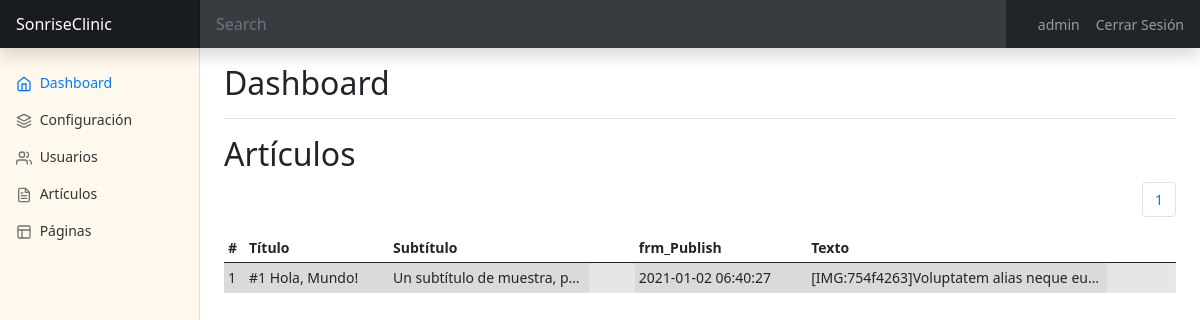
The app's page /admin.php?section=articles (signed in) with its own data.
### tables this page shows
CREATE TABLE `config` (
  `id` int(9) NOT NULL,
  `type` varchar(10) NOT NULL,
  `label` varchar(25) NOT NULL,
  `value` varchar(255) NOT NULL
);

CREATE TABLE `articles` (
  `id` int(9) NOT NULL,
  `title` varchar(255) NOT NULL,
  `subtitle` varchar(255) NOT NULL,
  `text` text NOT NULL,
  `date_created` datetime NOT NULL DEFAULT current_timestamp(),
  `date_published` datetime DEFAULT NULL,
  `date_modifiqued` datetime DEFAULT NULL,
  `enabled` tinyint(1) NOT NULL,
  `author` int(11) NOT NULL
);

### includes/sessions.php (called while the page is built, shortened)
<?php
if (isset($_SESSION['lang'])){
    $lang = $_SESSION['lang'];
}else{
    $lang = null;
}

### includes/class.data.php (called while the page is built, shortened)
<?php
class DataBase
{
    var $connection;
    public function __construct()
    {
        if (DB_PASS == NULL)
            $this->connection = mysqli_connect(DB_SERVER, DB_USER, DB_NAME);
        else
            $this->connection = mysqli_connect(DB_SERVER, DB_USER, DB_PASS, DB_NAME);
        return true;
    }
    public function send($sql, $type = 'ARRAY')
    {
        $result = mysqli_query($this->connection, $sql) or die(mysqli_error($this->connection));
        $return = array();
        if ($type == 'ARRAY')
            while (($return[] = mysqli_fetch_array($result))) {
            } else
            while (($return[] = mysqli_fetch_assoc($result))) {
            }
        if (count($return) > 1)
            unset($return[count($return) - 1]);
        else
            $return = FALSE;
        return $return;
    }
    public function select($table, $where, $type = 'ARRAY')
    {
        $sql = "SELECT * FROM " . $table . " WHERE " . $where;
        $result = mysqli_query($this->connection, $sql);
        $return = array();
        if ($type == 'ARRAY')
            while (($return[] = mysqli_fetch_array($result))) {
            } else
            while (($return[] = mysqli_fetch_assoc($result))) {
            }
        if (count($return) > 1)
            unset($return[count($return) - 1]);
        else
            $return = FALSE;
        return $return;
    }
}

### lang/es.php (called while the page is built)
<?php
$texts = array(
  'app_Title' => "SonriseClinic",
  'mn_Home' => "Inicio",
  'mn_News' => "Novedades",
  'mn_Categories' => "Categorías",
  'mn_Meeting' => "Gestión de Citas",
  'mn_Chat' => "Chat Interno",
  'mn_Speciality' => "Especialidades",
  'mn_Login' => "Iniciar Sesión",
  'mn_Logout' => "Cerrar Sesión",
  'mn_Admin' => "Panel de Control",
  'mn_Cites' => "Mis citas",
  'frm_Email' => "Dirección de correo electrónico",
  'frm_Pass' => "Clave",
  'frm_Send' => "Enviar",
  'frm_Remember' => "Recordar sesión",
  'frm_Name' => "Nick",
  'frm_FirstName' => "Nombre",
  'frm_LastName' => "Apellidos",
  'frm_Roles' => "Rol",
  'frm_Type' => "Grupo",
  'frm_Label' => "Etiqueta",
  'frm_Value' => "Valor",
  'frm_Title' => "Título",
  'frm_Subtitle' => "Subtítulo",
  'frm_Text' => "Texto",
  'btn_Update' => "Actualizar",
  'btn_Deleted' => "Eliminar",
  'btn_Ok' => "Aceptar",
  'btn_Close' => "Cerrar",
  'Learn_more' => 'Leer Más',
  'sect_users' => "Usuarios",
  'sect_settings' => "Configuración",
  'sect_categories' => "Categorías",
  'sect_articles' => "Artículos",
  'sect_pages' => "Páginas",
  'modal_title_confirm' => "Confirme opción",
  'modal_text_confirm' => "Esta opción no es posible deshacerla. Si realmente está seguro/a pulse en 'Aceptar'",
  'err_NotAutenticates' => "Usuario no registrado",
);

### includes/functions.php (called while the page is built, shortened)
<?php
function __($str, $lang = null){
  if (file_exists('lang/'.$lang.'.php')):
    if ( isset($texts[$str]) ){
      $str = $texts[$str];
    }
  endif;
  return $str;
}

### admin/pagination.php (called while the page is built, shortened)
<?php
$maxRow = 5;
  $page = false;
  if (!$page) {
    $start = 0;
    $page = 1;
  } else {
    $start = ($page - 1) * $maxRow;
  }
?>

### admin/articles.php (the view, shortened to what this page needs)
<?php
  include "admin/pagination.php";
  $row = $db->send("SELECT Count(*) as total FROM articles;");
  $numResult = $row[0]['total'];
  $total_pages = ceil($numResult / $maxRow);
  $records = $db->select("articles", "1 = 1 ORDER BY id ASC LIMIT ".$start.", ".$maxRow);
?>
<h2><?=__('sect_articles',$lang)?></h2>
<div class="table-responsive">
  <nav aria-label="Page navigation example">
    <ul class="pagination justify-content-end">
      <?php if ($total_pages >= 1) {
        if ($page != 1) {?>
        <?php }
        for ($i=1;$i<=$total_pages;$i++) {
          if ($page == $i) {?>
            <li class="page-item"><a class="page-link" href="#"><?=$i?></a></li>
          <?php } else { ?>
            <li class="page-item"><a class="page-link" href="admin.php?section=articles&page=<?=$i?>"><?=$i?></a></li>
          <?php }
        }
        if ($page != $total_pages) { ?>
        <?php }
      }?>
    </ul>
  </nav>
  <table class="table table-striped table-sm table-hover">
    <thead>
      <tr>
        <th>#</th>
        <th><?=__('frm_Title',$lang)?></th>
        <th id="subtitle"><?=__('frm_Subtitle',$lang)?></th>
        <th><?=__('frm_Publish',$lang)?></th>
        <th><?=__('frm_Text',$lang)?></th>
      </tr>
    </thead>
    <tbody>
        <?php if(!empty($records)):
          foreach($records as $record):
            if(isset($_GET['edit']) && $record['id']==$_GET['edit']):
              $class = " fw-bold";
            else:
              $class = "";
            endif;
          ?>
            <tr class="tbl-h<?=$class?>" onclick="window.location='admin.php?section=articles&page=<?=($page)?>&edit=<?=$record['id']?>';" style="background-color: rgba(0, 0, 0, 0.05); background-image:linear-gradient(var(--bs-table-accent-bg),var(--bs-table-accent-bg))">
                <td><?=$record["id"]?></td>
                <td><?=$record["title"]?></td>
                <td class="d-inline-block text-truncate" style="max-width: 200px"><?=$record["subtitle"]?></td>
                <td><?=$record["date_published"]?></td>
                <td class="d-inline-block text-truncate" style="max-width: 300px"><?=strip_tags($record["text"])?></td>
            </tr>
        <?php
          endforeach;
        endif;?>
        </tbody>
    </table>
</div>

### admin.php (shortened to what this page needs)
<?php
include ("includes/functions.php");
include ("includes/sessions.php");
if(isset($_GET["section"])):
  $adm_pag = $_GET["section"];
else:
  $adm_pag = "dashboard";
endif;
$db = new DataBase(DB_SERVER, DB_USER, DB_PASS, DB_NAME, 1);
$param = $db->send("SELECT * FROM config;");
?>
<!DOCTYPE html>
<html lang="<?=$lang?>">
<?php require "admin/head.php";?>
<body>
  <header class="navbar navbar-dark sticky-top bg-dark flex-md-nowrap p-0 shadow">
    <a class="navbar-brand col-md-3 col-lg-2 me-0 px-3" href="index.php"><?=$param[0]["value"]?></a>
    <input class="form-control form-control-dark w-100" type="text" placeholder="Search" aria-label="Search">
    <ul class="navbar-nav px-3" style="flex-direction: row;">
      <li class="nav-item text-nowrap">
        <a class="nav-link mx-3" href="#"><?=$_SESSION['name']?></a>
      </li>
      <li class="nav-item text-nowrap">
        <a class="nav-link" href="logout.php"><?=__('mn_Logout', $lang)?></a>
      </li>
    </ul>
  </header>
  <div class="container-fluid">
    <div class="row">
      <nav id="sidebarMenu" class="col-md-3 col-lg-2 d-md-block bg-light sidebar collapse">
        <div class="position-sticky pt-3">
          <ul class="nav flex-column">
            <li class="nav-item">
              <a class="nav-link active" aria-current="page" href="admin.php">
                <span data-feather="home"></span>
                Dashboard
              </a>
            </li>
            <li class="nav-item">
              <a class="nav-link" href="admin.php?section=settings">
                <span data-feather="layers"></span>
                <?=__('sect_settings',$lang)?>
              </a>
            </li>
            <li class="nav-item">
              <a class="nav-link" href="admin.php?section=users">
                <span data-feather="users"></span>
                <?=__('sect_users',$lang)?>
              </a>
            </li>
            <li class="nav-item">
              <a class="nav-link" href="admin.php?section=articles">
                <span data-feather="file-text"></span>
                <?=__('sect_articles',$lang)?>
              </a>
            </li>
            <li class="nav-item">
              <a class="nav-link" href="admin.php?section=pages">
                <span data-feather="layout"></span>
                <?=__('sect_pages',$lang)?>
              </a>
            </li>
          </ul>
        </div>
      </nav>
      <main class="col-md-9 ms-sm-auto col-lg-10 px-md-4" style="margin-left:219px">
        <div
          class="d-flex justify-content-between flex-wrap flex-md-nowrap align-items-center pt-3 pb-2 mb-3 border-bottom">
          <h1 class="h2">Dashboard</h1>
        </div>
        <?php
                    switch($adm_pag):
                      case("articles"):
                        include "admin/articles.php";
                        break;
                    endswitch;
                    ?>
      </main>
    </div>
  </div>
</body>
</html>

### css/styles.css (style rules this page uses)
.bg-light { background-color: #FFF9ED !important; }

### css/dashboard.css (style rules this page uses)
body { font-size: .875rem; }
.feather { width: 16px; height: 16px; vertical-align: text-bottom; }
.sidebar { position: fixed; top: 0; bottom: 0; left: 0; z-index: 100; padding: 48px 0 0; box-shadow: inset -1px 0 0 rgba(0, 0, 0, .1); }
.sidebar .nav-link { font-weight: 500; color: #333; }
.sidebar .nav-link .feather { margin-right: 4px; color: #727272; }
.sidebar .nav-link.active { color: #007bff; }
.sidebar .nav-link:hover .feather, .sidebar .nav-link.active .feather { color: inherit; }
.navbar-brand { padding-top: .75rem; padding-bottom: .75rem; font-size: 1rem; background-color: rgba(0, 0, 0, .25); box-shadow: inset -1px 0 0 rgba(0, 0, 0, .25); }
.navbar .form-control { padding: .75rem 1rem; border-width: 0; border-radius: 0; }
.form-control-dark { color: #fff; background-color: rgba(255, 255, 255, .1); border-color: rgba(255, 255, 255, .1); }

### records on screen
config: value "SonriseClinic"
articles: id "1", title "#1 Hola, Mundo!", subtitle "Un subtítulo de muestra, p…", date_published "2021-01-02 06:40:27", text "[IMG:754f4263]Voluptatem alias neque eu…"

### other values on screen
$_SESSION['name'] "admin"
__('mn_Logout', $lang) "Cerrar Sesión"
__('sect_settings',$lang) "Configuración"
__('sect_users',$lang) "Usuarios"
__('sect_articles',$lang) "Artículos"
__('sect_pages',$lang) "Páginas"
__('frm_Title',$lang) "Título"
__('frm_Subtitle',$lang) "Subtítulo"
__('frm_Publish',$lang) "frm_Publish"
__('frm_Text',$lang) "Texto"
